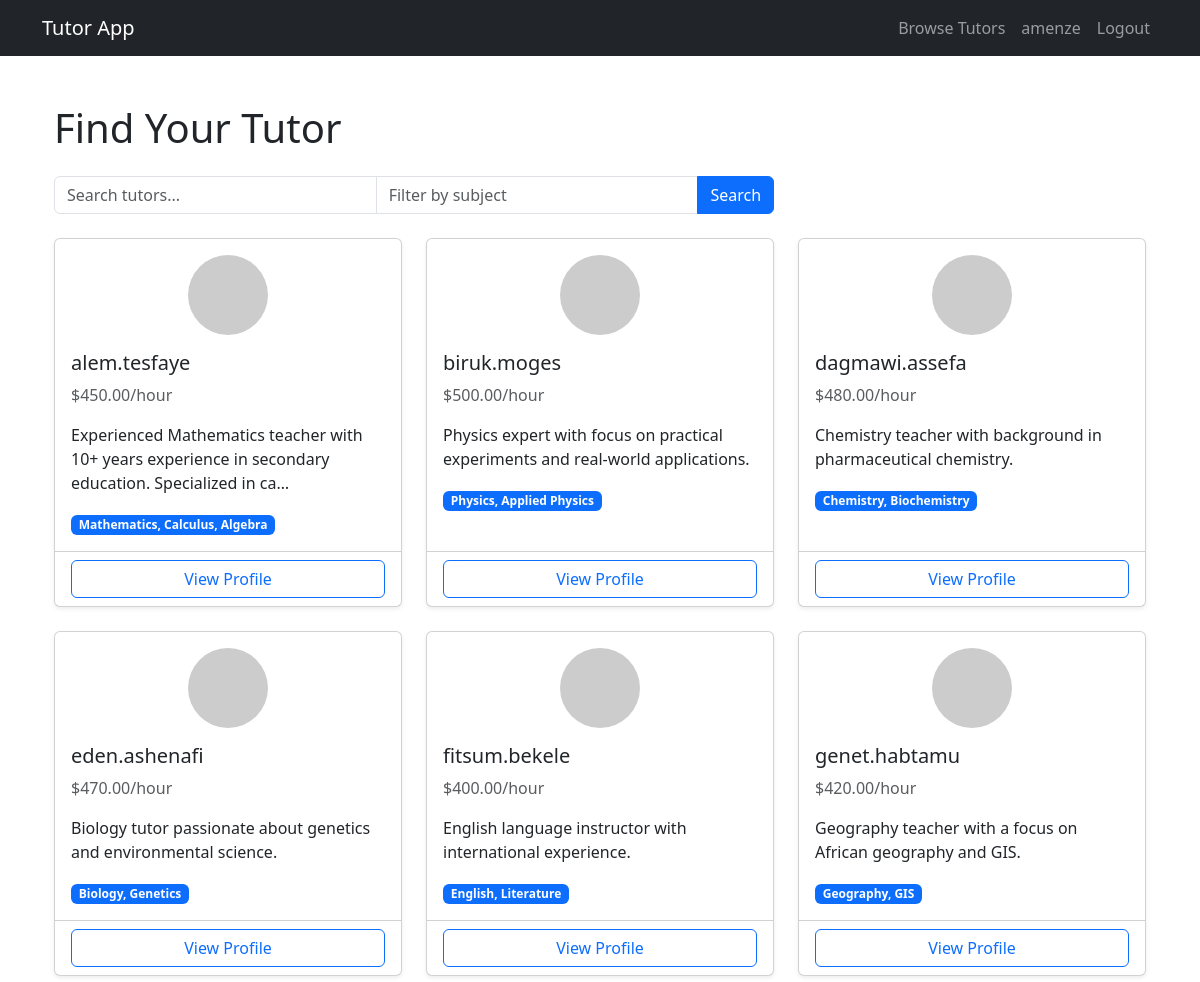
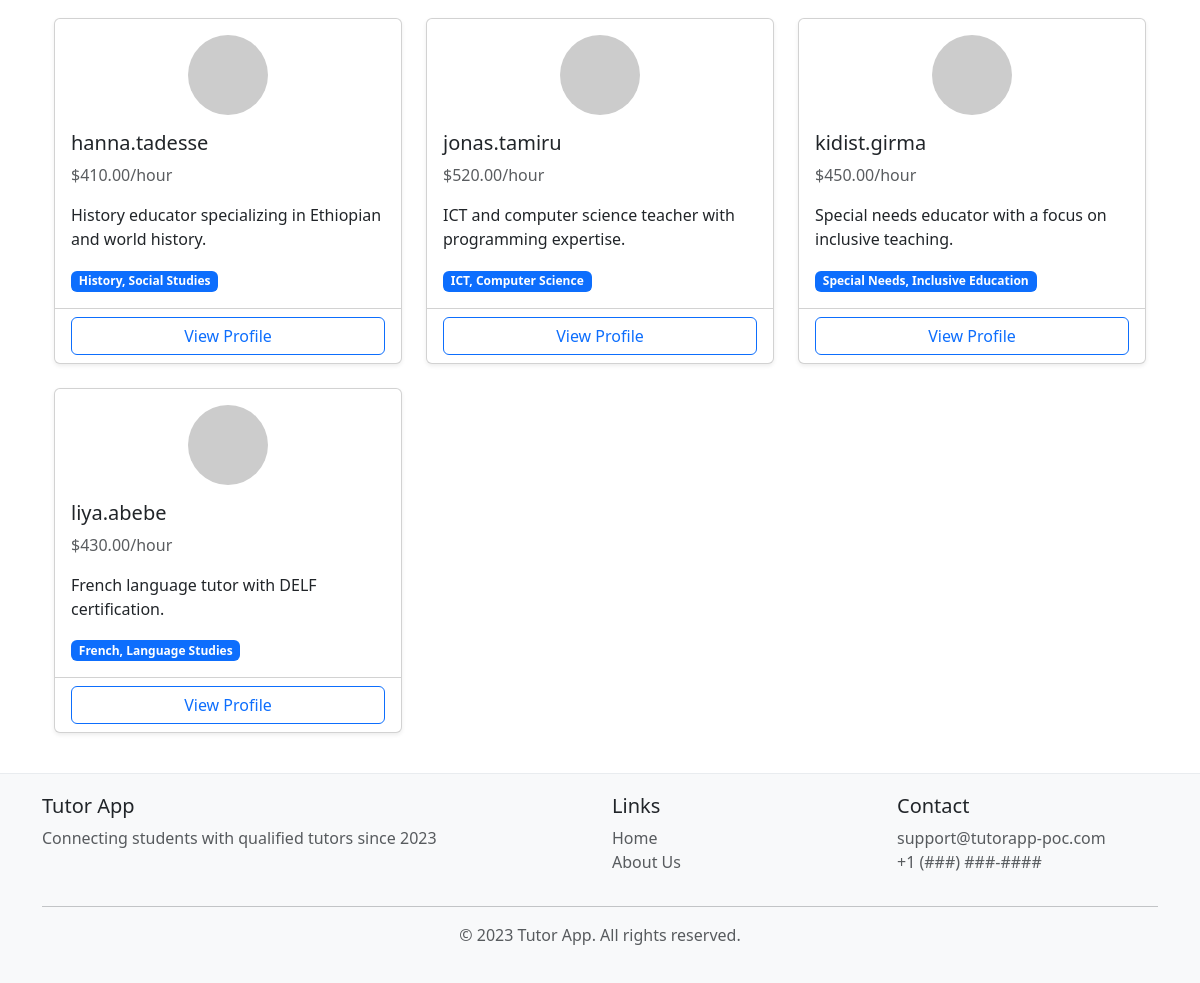
Page /tutors/ (signed in) on the committed database (2 pictures, top to bottom).
### accounts/models.py (models this page shows, shortened)
class CustomUser(AbstractUser):
    USER_TYPES = (
        ('student', 'Student'),
        ('tutor', 'Tutor'),
    )
    first_name = models.CharField(max_length=30)
    last_name = models.CharField(max_length=30)
    user_type = models.CharField(max_length=10, choices=USER_TYPES, default='student')

class TutorProfile(models.Model):
    user = models.OneToOneField(CustomUser, on_delete=models.CASCADE, related_name='tutor_profile')
    bio = models.TextField(max_length=500, blank=True)
    subjects = models.CharField(max_length=200)
    hourly_rate = models.DecimalField(max_digits=6, decimal_places=2, default=0.00 )
    created_at = models.DateTimeField(auto_now_add=True)

### tutors/views.py (the view)
# urls.py: path('tutors/', TutorListView, name='tutor_list'),
def TutorListView(request):
    tutors = TutorProfile.objects.order_by("created_at")
    return render(request, 'tutor_list.html', {'tutors': tutors[:10]})

### tutors/templates/tutor_list.html (shortened to what this page needs)
{% extends 'base.html' %}
{% block content %}
<div class="container mt-4">
    <h1 class="mb-4">Find Your Tutor</h1>
    <div class="row mb-4">
        <div class="col-md-8">
            <form method="get">
                <div class="input-group">
                    <input type="text" class="form-control"
                           name="q" placeholder="Search tutors..."
                           value="{{ search_query }}">
                    <input type="text" class="form-control"
                           name="subject" placeholder="Filter by subject"
                           value="{{ subject_filter }}">
                    <button class="btn btn-primary" type="submit">
                         Search
                    </button>
                </div>
            </form>
        </div>
    </div>
    <div class="row row-cols-1 row-cols-md-2 row-cols-lg-3 g-4">
        {% for tutor in tutors %}
        <div class="col">
            <div class="card h-100 shadow-sm">
                <div class="card-body">
                    <div class="text-center mb-3">
                        <img src="https://ui-avatars.com/api/?name={{tutor.user.username}}&size=150"
                             class="rounded-circle"
                             alt="{{ tutor.user.username }}">
                    </div>
                    <h5 class="card-title">{{ tutor.user.username }}</h5>
                    <p class="text-muted">${{ tutor.hourly_rate }}/hour</p>
                    <p class="card-text">{{ tutor.bio|truncatechars:100 }}</p>
                    <div class="badge bg-primary">{{ tutor.subjects }}</div>
                </div>
                <div class="card-footer bg-transparent">
                    <a href="{% url 'tutor_detail' tutor.user.username %}" class="btn btn-outline-primary w-100">
                        View Profile
                    </a>
                </div>
            </div>
        </div>
        {% empty %}
        <div class="col">
            <div class="alert alert-info">No tutors found matching your criteria.</div>
        </div>
        {% endfor %}
    </div>
</div>
{% endblock %}

### templates/base.html (shortened to what this page needs)
<!DOCTYPE html>
<html lang="en">
<head>
    <link href="https://cdn.jsdelivr.net/npm/bootstrap@5.3.0/dist/css/bootstrap.min.css" rel="stylesheet">
</head>
<body class="d-flex flex-column min-vh-100">
    <nav class="navbar navbar-expand-lg navbar-dark bg-dark">
        <div class="container">
            <a class="navbar-brand" href="{% url 'home' %}">Tutor App</a>
            <div class="navbar-nav">
                <a class="nav-link" href="{% url 'tutor_list' %}">Browse Tutors</a>
                {% if user.is_authenticated %}
                    {% if request.user.user_type == "student" %}
                        <a class="nav-link" href="{% url 'student_profile' %}">{{ request.user.username }}</a>
                    {% elif request.user.user_type == "tutor" %}
                        <a class="nav-link" href="{% url 'tutor_profile' %}">{{ request.user.username }}</a>
                    {% endif %}
                    <a class="nav-link" href="{% url 'logout' %}">Logout</a>
                {% else %}
                    <a class="nav-link" href="{% url 'login' %}">Login</a>
                    <a class="nav-link" href="{% url 'register' %}">Register</a>
                {% endif %}
            </div>
        </div>
    </nav>
    <main class="flex-grow-1">
        <div class="container mt-5 min-height-80">
            {% block content %}{% endblock %}
        </div>
    </main>
    <footer class="footer">
        <div class="container">
            <div class="row">
                <div class="col-md-6">
                    <h5>Tutor App</h5>
                    <p class="text-muted">Connecting students with qualified tutors since 2023</p>
                </div>
                <div class="col-md-3">
                    <h5>Links</h5>
                    <ul class="list-unstyled">
                        <li><a href="{% url 'home' %}" class="text-decoration-none text-muted">Home</a></li>
                        <li><a href="#" class="text-decoration-none text-muted">About Us</a></li>
                    </ul>
                </div>
                <div class="col-md-3">
                    <h5>Contact</h5>
                    <ul class="list-unstyled">
                        <li class="text-muted">support@tutorapp-poc.com</li>
                        <li class="text-muted">+1 (###) ###-####</li>
                    </ul>
                </div>
            </div>
            <hr>
            <p class="text-center text-muted">&copy; 2023 Tutor App. All rights reserved.</p>
        </div>
    </footer>
</body>
</html>

### templates/base.html (style rules this page uses)
.footer { background-color: #f8f9fa; padding: 20px 0; margin-top: 40px; border-top: 1px solid #e9ecef; }
.min-height-80 { min-height: 80vh; }

### rows in the picture
CustomUser: user.username "amenze"
TutorProfile: user.username "alem.tesfaye", hourly_rate "450.00", bio "Experienced Mathematics teacher with 10+ years experience in secondary education. Specialized in ca…", subjects "Mathematics, Calculus, Algebra"
TutorProfile: user.username "biruk.moges", hourly_rate "500.00", bio "Physics expert with focus on practical experiments and real-world applications.", subjects "Physics, Applied Physics"
TutorProfile: user.username "dagmawi.assefa", hourly_rate "480.00", bio "Chemistry teacher with background in pharmaceutical chemistry.", subjects "Chemistry, Biochemistry"
TutorProfile: user.username "eden.ashenafi", hourly_rate "470.00", bio "Biology tutor passionate about genetics and environmental science.", subjects "Biology, Genetics"
TutorProfile: user.username "fitsum.bekele", hourly_rate "400.00", bio "English language instructor with international experience.", subjects "English, Literature"
TutorProfile: user.username "genet.habtamu", hourly_rate "420.00", bio "Geography teacher with a focus on African geography and GIS.", subjects "Geography, GIS"
TutorProfile: user.username "hanna.tadesse", hourly_rate "410.00", bio "History educator specializing in Ethiopian and world history.", subjects "History, Social Studies"
TutorProfile: user.username "jonas.tamiru", hourly_rate "520.00", bio "ICT and computer science teacher with programming expertise.", subjects "ICT, Computer Science"
TutorProfile: user.username "kidist.girma", hourly_rate "450.00", bio "Special needs educator with a focus on inclusive teaching.", subjects "Special Needs, Inclusive Education"
TutorProfile: user.username "liya.abebe", hourly_rate "430.00", bio "French language tutor with DELF certification.", subjects "French, Language Studies"
